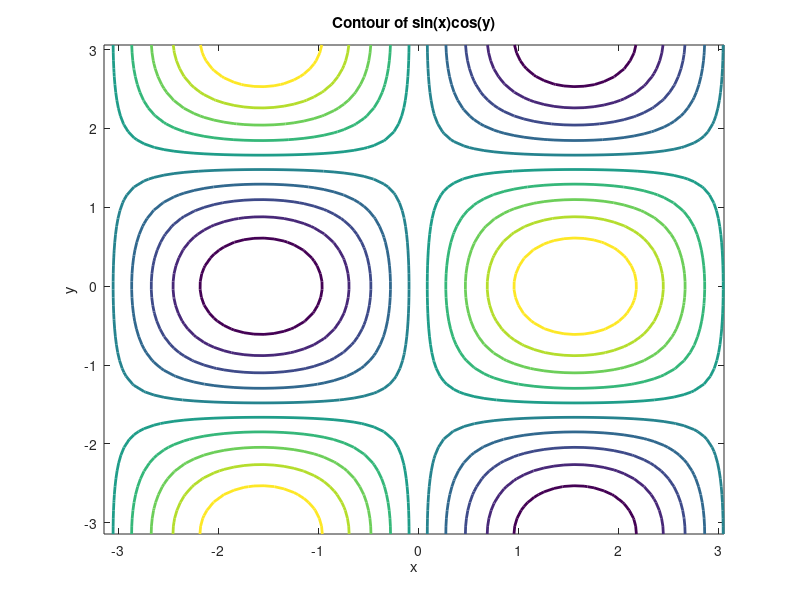
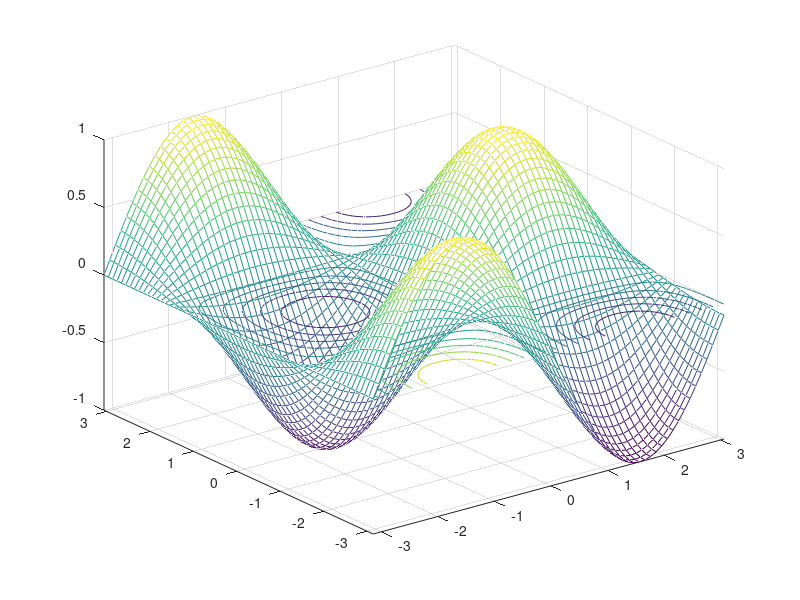

The MATLAB script that drew these images, in order:
% TOPIC: basics
% TITLE: Contour plot of z = sin(x)*cos(y), and mesh combined with contour
% SOURCE: Slides 01, page 33 (contour plot)
% KEYWORDS: contour plot, meshgrid, mesh with contour, sin cos surface
% PROBLEM:
% Plot the contour of z = sin(x)*cos(y) for -pi <= x <= pi and -pi <= y <= pi,
% using x = -pi:0.1:pi, y = -pi:0.1:pi. Also overlay contour lines on the
% 3-D mesh of the same surface with hold on.
% CHECK: isequal(size(Z), [63 63])
% CHECK: max(Z(:)) <= 1 + 1e-9 && min(Z(:)) >= -1 - 1e-9
% CHECK: abs(z_check - 1) < 1e-9
% CODE:
x = -pi:0.1:pi;
y = -pi:0.1:pi;
[X,Y] = meshgrid(x,y);
Z = sin(X).*cos(Y);
z_check = sin(pi/2)*cos(0);   % independent formula check away from the grid

figure;
contour(X,Y,Z,'LineWidth',2);
xlabel('x'); ylabel('y'); title('Contour of sin(x)cos(y)');

figure;
mesh(X,Y,Z);
hold on;
contour(X,Y,Z);
hold off;
fprintf('Z is %dx%d, ranges [%.4f, %.4f]\n', size(Z,1), size(Z,2), min(Z(:)), max(Z(:)));
